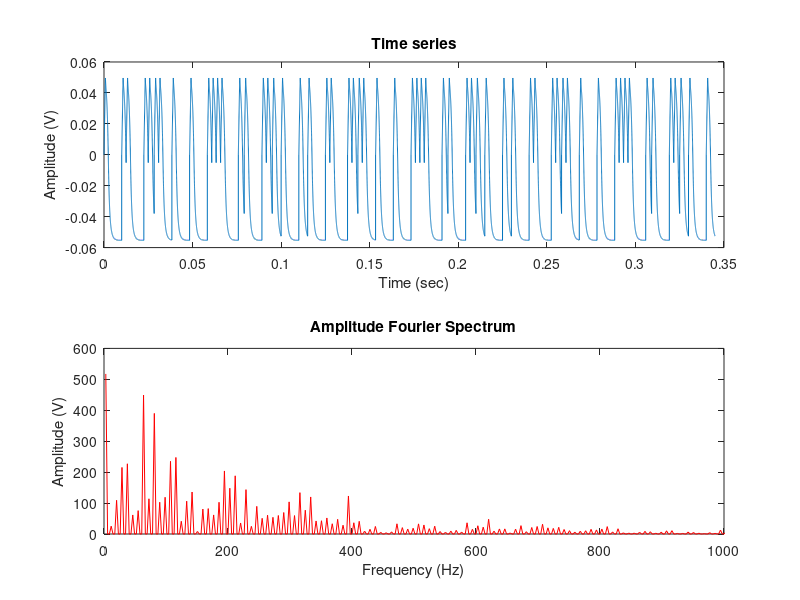

MATLAB code to generate this figure:


%% Initial
load action_potencials.mat
Fs = 1 / (t_out(2) - t_out(1));
N = length(t_out);

%% -----------Fourier utilizando as funcoes do matlab---------------------------------%%
inc_f = Fs/N;   %Calculo do incremento no domínio das frequências
f = inc_f:inc_f:inc_f*(N/2);                     %Determinando o vetor de frequências (metade do tamanho do vetor de tempos)
lgt_y = N;
                               
%% Execução da FFT
y = V_out; 
Y = fft(y);                            
Y_abs = abs(Y(1:lgt_y/2));       %Extração do vetor de anplitudes pela frequência.
Y_ang = rad2deg(angle(Y(1:lgt_y/2))); %Extração do vetor de Ângulos pela frequência. A função angle calcula o ângulo no índice complexo em radianos e a função radtodeg converte esse valor em graus
                     
%% Ploting
figure;
subplot(2, 1, 1);
plot(t_out, V_out);
title('Time series')
xlabel('Time (sec)');
ylabel('Amplitude (V)');

subplot(2,1,2);
plot(f,Y_abs,'r');
title('Amplitude Fourier Spectrum')
xlabel('Frequency (Hz)');
ylabel('Amplitude (V)');
xlim( [0, 1000]);
